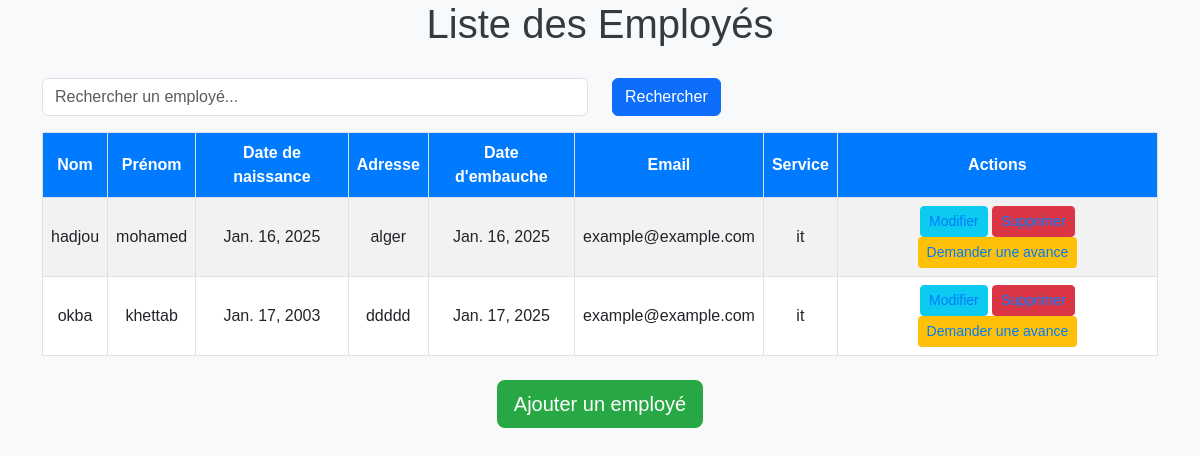
The app's page /employe/, older data.
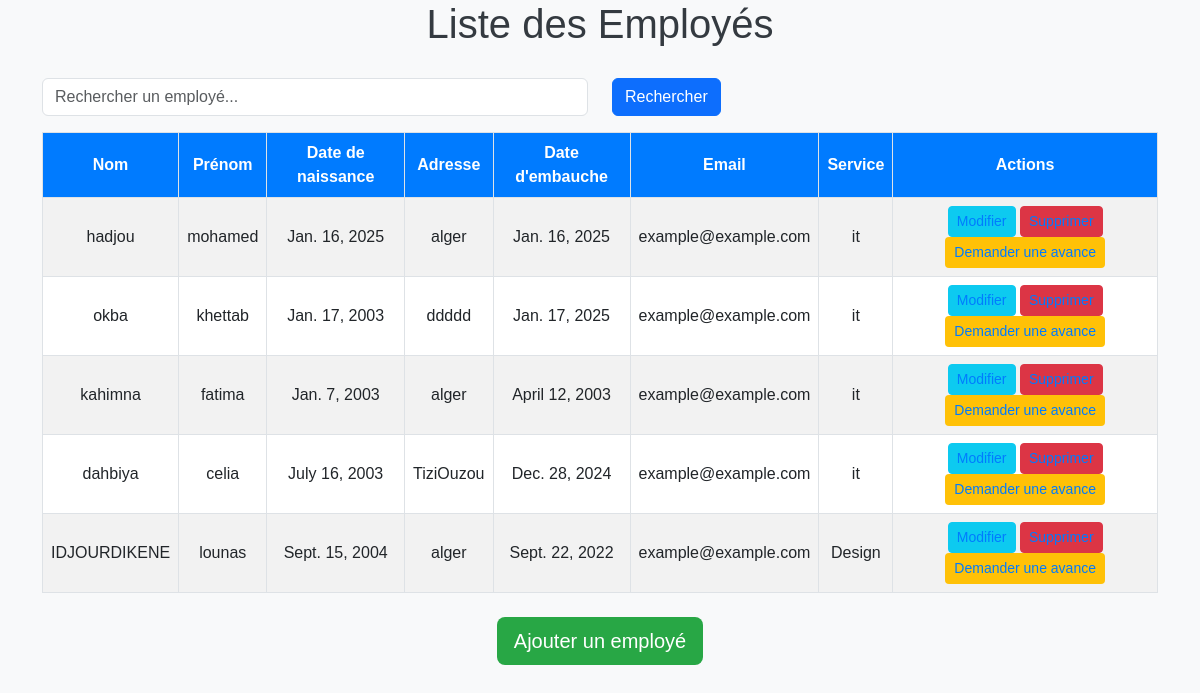
The same page, newer data.
### admin_rh/models.py (models this page shows, shortened)
class Employe(models.Model):
    nom = models.CharField(max_length=50)
    prenom = models.CharField(max_length=50)
    sexe = models.CharField(max_length=10,choices=[('M', 'HOMME'), ('F', 'FEMME')],default='M')
    adresse=models.CharField(max_length=250)
    date_naissance = models.DateField()
    email = models.EmailField(max_length=100)
    date_embauche = models.DateField()
    service = models.ForeignKey(Service, on_delete=models.CASCADE,related_name="rel_emp")

class Service(models.Model):
    nom_service = models.CharField(max_length=50)
    description = models.CharField(max_length=50)
    def __str__(self):
        return self.nom_service

### admin_rh/views.py (the view)
# urls.py: path('employe/',views.afficherEmploye,name='empList'),
def afficherEmploye(request):
    employe= Employe.objects.all()
    return render(request,'testdjango.html',{'Employes':employe})

### admin_rh/templates/testdjango.html (shortened to what this page needs)
<!DOCTYPE html>
<html lang="fr">
<head>
    <link href="https://cdn.jsdelivr.net/npm/bootstrap@5.3.0-alpha1/dist/css/bootstrap.min.css" rel="stylesheet">
</head>
<body>
    <h1>Liste des Employés</h1>
    <div class="container">
        <form method="GET" action="{% url 'rechercheList' %}">
            <div class="row mb-3">
                <div class="col-md-6">
                    <input type="text" class="form-control" name="search" placeholder="Rechercher un employé..." value="{{ request.GET.search }}">
                </div>
                <div class="col-md-3">
                    <button type="submit" class="btn btn-primary">Rechercher</button>
                </div>
            </div>
        </form>
        <table class="table table-striped table-hover">
            <thead>
                <tr>
                    <th>Nom</th>
                    <th>Prénom</th>
                    <th>Date de naissance</th>
                    <th>Adresse</th>
                    <th>Date d'embauche</th>
                    <th>Email</th>
                    <th>Service</th>
                    <th>Actions</th>
                </tr>
            </thead>
            <tbody>
                {% for x in Employes %}
                    <tr>
                        <td>{{ x.nom }}</td>
                        <td>{{ x.prenom }}</td>
                        <td>{{ x.date_naissance }}</td>
                        <td>{{ x.adresse }}</td>
                        <td>{{ x.date_embauche }}</td>
                        <td>{{ x.email }}</td>
                        <td>{{ x.service }}</td>
                        <td>
                            <a href="{% url 'editemp' x.id %}" class="btn btn-info btn-sm">Modifier</a>
                            <a href="{% url 'delemp' x.id %}" class="btn btn-danger btn-sm">Supprimer</a>
                            <a href="{% url 'demande_massrouf' x.id %}" class="btn btn-advance btn-sm">
                                Demander une avance
                            </a>
                        </td>
                    </tr>
                {% endfor %}
            </tbody>
        </table>
        <div class="text-center mt-4">
            <a href="{% url 'addemp' %}" class="btn btn-custom btn-lg">Ajouter un employé</a>
        </div>
    </div>
</body>
</html>

Row changes from the older to the newer data that the page shows:
added Employe: nom "kahimna", prenom "fatima", date_naissance "Jan. 7, 2003", adresse "alger", date_embauche "April 12, 2003", email "example@example.com", service "it"
added Employe: nom "dahbiya", prenom "celia", date_naissance "July 16, 2003", adresse "TiziOuzou", date_embauche "Dec. 28, 2024", email "example@example.com", service "it"
added Employe: nom "IDJOURDIKENE", prenom "lounas", date_naissance "Sept. 15, 2004", adresse "alger", date_embauche "Sept. 22, 2022", email "example@example.com", service "Design"
